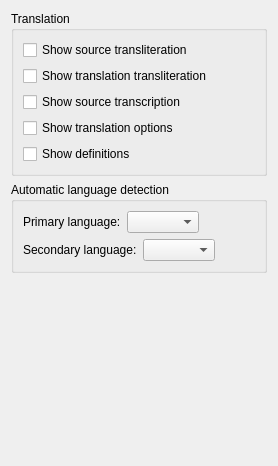
      <widget class="QWidget" name="translationPage">
       <layout class="QVBoxLayout" name="verticalLayout_9">
        <item>
         <widget class="QGroupBox" name="translationGroupBox">
          <property name="title">
           <string>Translation</string>
          </property>
          <layout class="QVBoxLayout" name="verticalLayout_10">
           <item>
            <widget class="QCheckBox" name="sourceTransliterationCheckBox">
             <property name="text">
              <string>Show source transliteration</string>
             </property>
            </widget>
           </item>
           <item>
            <widget class="QCheckBox" name="translationTransliterationCheckBox">
             <property name="text">
              <string>Show translation transliteration</string>
             </property>
            </widget>
           </item>
           <item>
            <widget class="QCheckBox" name="sourceTranscriptionCheckBox">
             <property name="text">
              <string>Show source transcription</string>
             </property>
            </widget>
           </item>
           <item>
            <widget class="QCheckBox" name="translationOptionsCheckBox">
             <property name="text">
              <string>Show translation options</string>
             </property>
            </widget>
           </item>
           <item>
            <widget class="QCheckBox" name="definitionsCheckBox">
             <property name="text">
              <string>Show definitions</string>
             </property>
            </widget>
           </item>
          </layout>
         </widget>
        </item>
        <item>
         <widget class="QGroupBox" name="languageDetectionGroupBox">
          <property name="title">
           <string>Automatic language detection</string>
          </property>
          <layout class="QVBoxLayout" name="verticalLayout_8">
           <item>
            <layout class="QHBoxLayout" name="primaryLanguageLayout">
             <item>
              <widget class="QLabel" name="primaryLanguageLabel">
               <property name="text">
                <string>Primary language:</string>
               </property>
              </widget>
             </item>
             <item>
              <widget class="QComboBox" name="primaryLanguageComboBox"/>
             </item>
             <item>
              <spacer name="primaryLanguageSpacer">
               <property name="orientation">
                <enum>Qt::Horizontal</enum>
               </property>
               <property name="sizeHint" stdset="0">
                <size>
                 <width>40</width>
                 <height>20</height>
                </size>
               </property>
              </spacer>
             </item>
            </layout>
           </item>
           <item>
            <layout class="QHBoxLayout" name="secondaryLanguageLayout">
             <item>
              <widget class="QLabel" name="secondaryLanguageLabel">
               <property name="text">
                <string>Secondary language:</string>
               </property>
              </widget>
             </item>
             <item>
              <widget class="QComboBox" name="secondaryLanguageComboBox"/>
             </item>
             <item>
              <spacer name="secondaryLanguageSpacer">
               <property name="orientation">
                <enum>Qt::Horizontal</enum>
               </property>
               <property name="sizeHint" stdset="0">
                <size>
                 <width>40</width>
                 <height>20</height>
                </size>
               </property>
              </spacer>
             </item>
            </layout>
           </item>
          </layout>
         </widget>
        </item>
        <item>
         <spacer name="translationSpacer">
          <property name="orientation">
           <enum>Qt::Vertical</enum>
          </property>
          <property name="sizeHint" stdset="0">
           <size>
            <width>20</width>
            <height>182</height>
           </size>
          </property>
         </spacer>
        </item>
       </layout>
      </widget>
